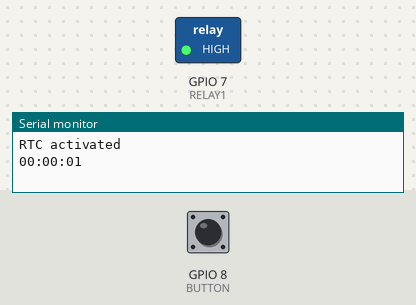
The sketch below on a simulated ESP32. Shown: switched loads named in the sketch (green lamp = pin HIGH), the last lines printed to the serial monitor. The test bench sets the inputs (shaded band); at power-on: GPIO 8 (BUTTON) LOW. Pins used as bus, display or sensor lines are not drawn.

Above: at 1.2 s.
1.3 s: GPIO 8 (BUTTON) pulled HIGH for 0.15 s
At 1.8 s:
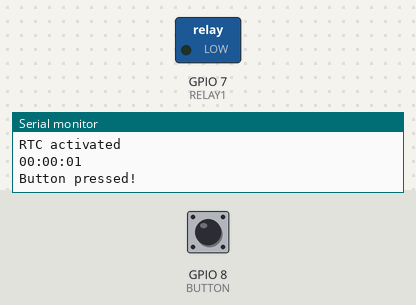
2.9 s: GPIO 8 (BUTTON) pulled HIGH for 1 s
At 4.1 s:
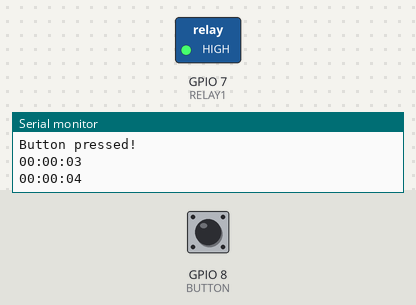
5.4 s: GPIO 8 (BUTTON) pulled HIGH for 3.2 s
Timing chart, 0 to 17.5 s (numbered marks = the images above; inputs shaded):
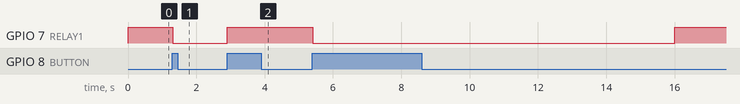

Measured:
- after the input at 1.3 s, GPIO 7 (RELAY1): HIGH → LOW at once
- after the input at 2.9 s, GPIO 7 (RELAY1): LOW → HIGH at once

The sketch:

button_timer_relay.ino
```cpp
#include <LiquidCrystal.h>
#include <Time.h>
#include <DS1302RTC.h>

#define SCK_PIN 4
#define IO_PIN 3
#define RST_PIN 2

#define RELAY1 7

#define BUTTON 8

// Init the DS1302
// Set pins:  CE, IO,CLK
DS1302RTC RTC(RST_PIN, IO_PIN, SCK_PIN);

// Optional connection for RTC module
#define DS1302_GND_PIN 33
#define DS1302_VCC_PIN 35

void setup()
{
  Serial.begin(9600);

  pinMode(BUTTON, INPUT);
  pinMode(RELAY1, OUTPUT);

  // Activate RTC module
  digitalWrite(DS1302_GND_PIN, LOW);
  pinMode(DS1302_GND_PIN, OUTPUT);

  digitalWrite(DS1302_VCC_PIN, HIGH);
  pinMode(DS1302_VCC_PIN, OUTPUT);

  Serial.println("RTC activated");


  // Check clock oscillation
  /*
  if (RTC.haltRTC())
    Serial.println("Clock stopped!");
  else
    Serial.println("Clock working.");
*/
  // Check write-protection
/*
  if (RTC.writeEN())
    Serial.println("Write allowed.");
  else
    Serial.println("Write protected.");
*/


  // Setup Time library
  /*
  Serial.println("RTC Sync");
  setSyncProvider(RTC.get); // the function to get the time from the RTC
  if(timeStatus() == timeSet)
    Serial.println(" Ok!");
  else
    Serial.println(" FAIL!");
*/


/**
 * SETUP CURRENT TIME:
*/
/*
  time_t t;
  tmElements_t tm;
  tm.Hour=19;
  tm.Minute=40;
  tm.Second=0;
  t = makeTime(tm);
 setTime(t);
  */
}

boolean lightChanged;
boolean buttonLightSwitch;
boolean lightOn;
boolean canTimerSwitchOn;
boolean canTimerSwitchOff;
int buttonValue;
int msPassed;

void loop(){

  // Display time centered on the upper line

// Wait approx 1 sec and check for button press action
//delay(1000);

/*
  //DEBUG BUTTON
  buttonValue = digitalRead(BUTTON);
  if(buttonValue == HIGH){
    Serial.println("BUTTON HIGH");
  }else{
    Serial.println("BUTTON LOW");
  }
*/

    buttonValue = digitalRead(BUTTON);
    if(buttonValue == HIGH && !lightChanged){
      Serial.println("Button pressed!");
      lightChanged = true;
      lightOn = !lightOn;
    }

    if(buttonValue == LOW){
      lightChanged = false;
    }


  //If next day passed, timer can switch on and off the light again
  //if(hour() == 0 && minute() == 0 && second() < 2){
  if( second() == 0){

    canTimerSwitchOn = true;
    canTimerSwitchOff = true;
  }

  if(second() > 10 && canTimerSwitchOn){
    Serial.println("10 seconds passed, turning light ON!");
    lightOn = true;
    canTimerSwitchOn = false;
  }

  if(second() > 15 && canTimerSwitchOff){
    Serial.println("15 seconds passed, turning light OFF!");
    lightOn = false;
    canTimerSwitchOff = false;
  }

  if(lightOn){
    turnLightOn();
  }else{
    turnLightOff();
  }

 delay(10);
 msPassed += 10;
  if(msPassed == 1000){
     print2digits(hour());
 Serial.print(":");
 print2digits(minute());
 Serial.print(":");
 print2digits(second());
 Serial.println("");
    msPassed = 0;
    }

}

void turnLightOn(){

  digitalWrite(RELAY1, 0);
}

void turnLightOff(){

  digitalWrite(RELAY1, 1);
}

void print2digits(int number) {
  // Output leading zero
  if (number >= 0 && number < 10) {
    Serial.print('0');
  }
  Serial.print(number);
}
```
